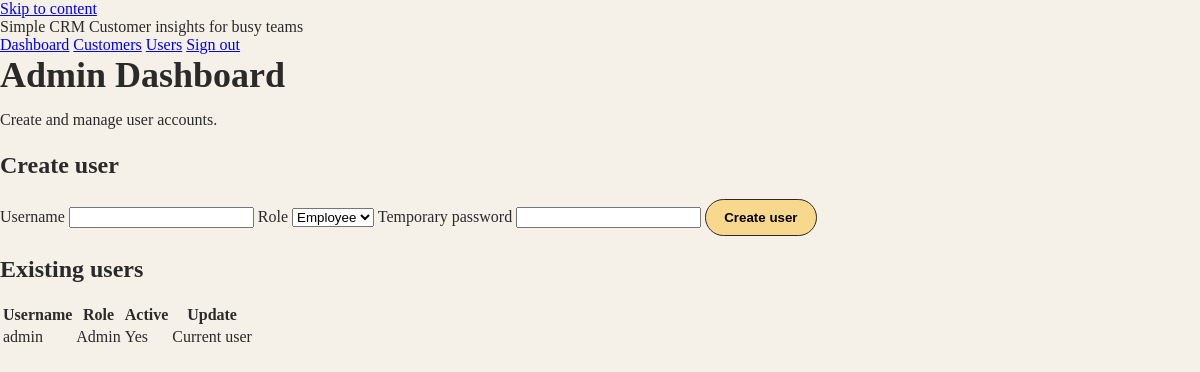
Before: /admin/users (signed in) with the older database file.
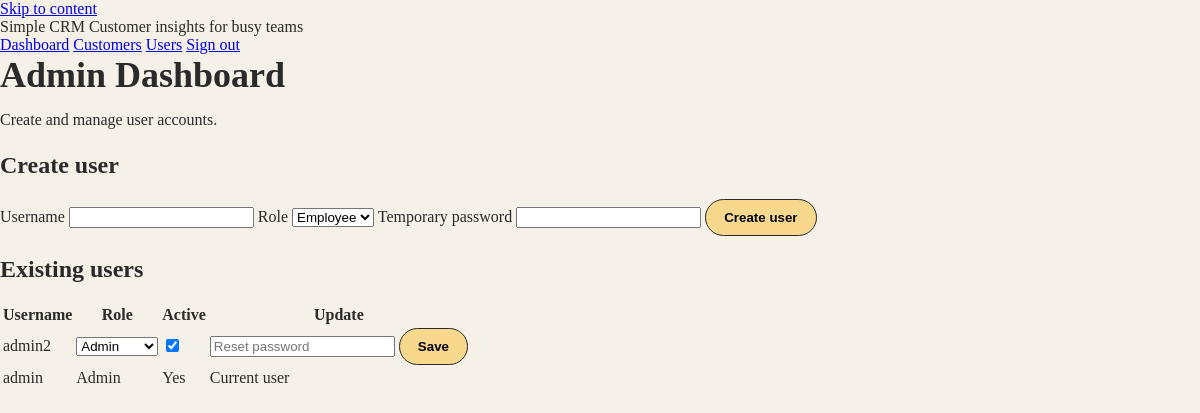
After: the same page with the newer database file.
### app/models.py (models this page shows, shortened)
class User(UserMixin, db.Model):
    id = db.Column(db.Integer, primary_key=True)
    username = db.Column(db.String(80), unique=True, nullable=False)
    password_hash = db.Column(db.String(255), nullable=False)
    role = db.Column(db.String(20), nullable=False)
    active = db.Column(db.Boolean, default=True)
    created_at = db.Column(db.DateTime, default=datetime.utcnow)
    customers = db.relationship("Customer", back_populates="created_by")
    interactions = db.relationship("Interaction", back_populates="user")

### app/routes.py (the view)
@web_bp.route("/admin/users")
@login_required
@role_required(ROLE_ADMIN)
def admin_users():
    users = User.query.order_by(User.created_at.desc()).all()
    return render_template("admin_users.html", users=users, roles=ROLE_OPTIONS)

### app/__init__.py (called while the page is built)
@login_manager.user_loader
def load_user(user_id):
    from .models import User
    return User.query.get(int(user_id))

### app/utils.py (called while the page is built)
def role_required(*roles):
    def decorator(func):
        @wraps(func)
        def wrapper(*args, **kwargs):
            if not current_user.is_authenticated:
                return login_manager.unauthorized()
            if not current_user.active:
                abort(403)
            if current_user.role not in roles:
                abort(403)
            return func(*args, **kwargs)
        return wrapper
    return decorator

### app/templates/admin_users.html
{% extends 'base.html' %}
{% block content %}
<section class="page-header">
  <div>
    <h1>Admin Dashboard</h1>
    <p class="muted">Create and manage user accounts.</p>
  </div>
</section>
<section class="panel">
  <h2>Create user</h2>
  <form class="form-grid" method="post" action="{{ url_for('api.admin_user_new') }}">
    <label>
      <span>Username</span>
      <input type="text" name="username" required>
    </label>
    <label>
      <span>Role</span>
      <select name="role" required>
        {% for role in roles %}
          <option value="{{ role }}">{{ role.title() }}</option>
        {% endfor %}
      </select>
    </label>
    <label>
      <span>Temporary password</span>
      <input type="password" name="password" required>
    </label>
    <button class="primary" type="submit">Create user</button>
  </form>
</section>
<section class="panel">
  <h2>Existing users</h2>
  <div class="table-wrap">
    <table class="table">
      <thead>
        <tr>
          <th scope="col">Username</th>
          <th scope="col">Role</th>
          <th scope="col">Active</th>
          <th scope="col">Update</th>
        </tr>
      </thead>
      <tbody>
        {% for user in users %}
          <tr>
            <td>{{ user.username }}</td>
            {% if user.id == current_user.id %}
              <td>{{ user.role.title() }}</td>
              <td>{{ "Yes" if user.active else "No" }}</td>
              <td class="muted">Current user</td>
            {% else %}
              {% set form_id = "user-form-" ~ user.id %}
              <td>
                  <select name="role" aria-label="Role for {{ user.username }}" form="{{ form_id }}">
                    {% for role in roles %}
                      <option value="{{ role }}" {% if role == user.role %}selected{% endif %}>{{ role.title() }}</option>
                    {% endfor %}
                  </select>
              </td>
              <td>
                  <input type="checkbox" name="active" {% if user.active %}checked{% endif %} aria-label="Active status for {{ user.username }}" form="{{ form_id }}">
              </td>
              <td>
                  <form id="{{ form_id }}" method="post" action="{{ url_for('api.admin_user_edit', user_id=user.id) }}" class="inline-form">
                    <input type="password" name="password" placeholder="Reset password" aria-label="Reset password for {{ user.username }}">
                    <button class="ghost" type="submit">Save</button>
                  </form>
              </td>
            {% endif %}
          </tr>
        {% endfor %}
      </tbody>
    </table>
  </div>
</section>
{% endblock %}

### app/templates/base.html (shortened to what this page needs)
<!doctype html>
<html lang="en">
<head>
  <link rel="stylesheet" href="{{ url_for('static', filename='app.css') }}">
</head>
<body>
  <a class="skip-link" href="#main">Skip to content</a>
  <header class="site-header">
    <div class="brand">
      <span class="logo">Simple CRM</span>
      <span class="tag">Customer insights for busy teams</span>
    </div>
    {% if current_user.is_authenticated %}
      <nav class="nav" aria-label="Primary">
        <a href="{{ url_for('web.index') }}">Dashboard</a>
        <a href="{{ url_for('web.customers') }}">Customers</a>
        {% if current_user.role == 'admin' %}
          <a href="{{ url_for('web.admin_users') }}">Users</a>
        {% endif %}
        <a href="{{ url_for('web.logout') }}" class="ghost">Sign out</a>
      </nav>
    {% endif %}
  </header>
  <main id="main" class="main">
    {% block content %}{% endblock %}
  </main>
</body>
</html>

### app/static/app.css (style rules this page uses)
:root { color-scheme: light; font-family: "Georgia", "Times New Roman", serif; }
body { margin: 0; background: #f5f1e8; color: #2b2a2a; }
h1 { margin: 0 0 12px; font-size: 2.25rem; }
p { margin: 0 0 16px; line-height: 1.5; }
button { padding: 10px 18px; border-radius: 999px; border: 1px solid #2b2a2a; background: #f8d88c; cursor: pointer; font-weight: 600; }

Changed rows visible on the page:
added User: username "admin2", role "Admin", active "☑"
